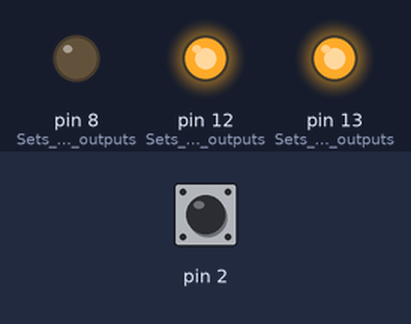
This sketch was run on a simulated Arduino Uno, built with avr-gcc and run on an emulated ATmega328P. On the bench: output pins drawn as LEDs (lit = HIGH). The inputs (shaded band) are chosen by the test bench; at power-on: pin 2 HIGH.

Above: at 1.2 s.
1.3 s: pin 2 pulled LOW for 0.15 s
At 1.37 s:
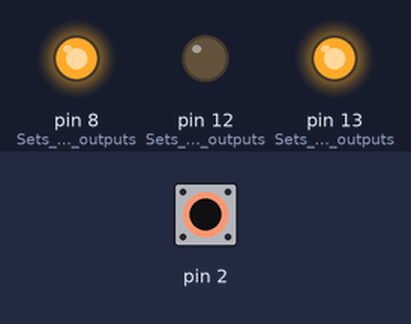
2.9 s: pin 2 pulled LOW for 3.2 s
At 6.4 s:
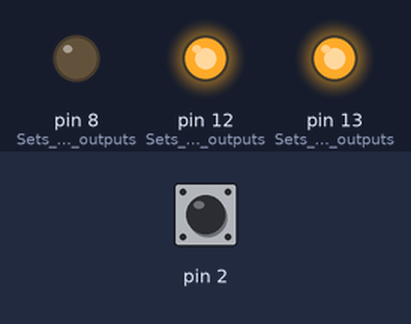
Timing chart, 0 to 7.9 s (numbered marks = the images above; inputs shaded):
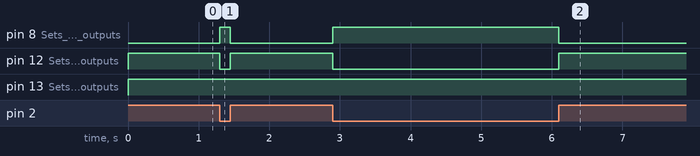

The sketch:

AlternatePbRGBCont.ino
```cpp
/*
  Alternate Push Button RGB Control

  Goal: The goal of this program is to have the red LED
  of an RGD to always be on and to have the green light on
  while you are not pressing on a push-button and to have
  the blue light on when pressing on the button.
More clear: not pressing PB green and red on
Pressing PB blue and red on

  Main Theme: Digital input controlling output

*/

void setup() {
pinMode(2, INPUT_PULLUP);
pinMode(13, OUTPUT); //Sets pin 13 to outputs
pinMode(12, OUTPUT);//Sets pin 12 to outputs
pinMode(8, OUTPUT);//Sets pin 8 to outputs

}

void loop() {
//Read the Pushbutton value
int PB = digitalRead(2);
digitalWrite(13, 1); //pin 13 is always on
digitalWrite(8, !PB); //pin 12 turns on when button is pressed
digitalWrite(12, PB);// pin 8 turns off when button is pressed

}
```

Measured:
- after the input at 1.3 s, pin 8 (Sets_pin_8_to_outputs): LOW → HIGH at once, → LOW 0.15 s later; pin 12 (Sets_pin_12_to_outputs): HIGH → LOW at once, → HIGH 0.15 s later
- after the input at 2.9 s, pin 8 (Sets_pin_8_to_outputs): LOW → HIGH at once, → LOW 3.2 s later; pin 12 (Sets_pin_12_to_outputs): HIGH → LOW at once, → HIGH 3.2 s later
